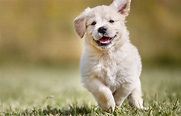
%> input picture dogimg.jpg, 181 x 116 px
$ octave exp1.m   (GNU Octave 9; MATLAB toolbox functions it lacks are replaced by stand-ins)
%> lines starting %> are read from the running program, lines starting %| are printed output that depends on the picture
img1 = imread('dogimg.jpg');
%> img1 is the input picture: size 116x181x3 uint8; mean R, G, B 160.2, 146.5, 106.9
subplot(2,4,1),imshow(img1),title('Image 1')
grayimage=rgb2gray(img1);
subplot(2,4,2),imshow(grayimage),title('Gray Image')
img2=imread('imgexp4.jpg');
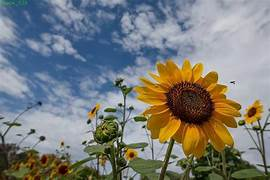
%> input picture imgexp4.jpg, 270 x 180 px
%> img2 is the input picture: size 180x270x3 uint8; mean R, G, B 121.8, 124.6, 123.1
subplot(2,4,3),imshow(img2),title('Image 2')
i_re1=imresize(img1,[500,500]);
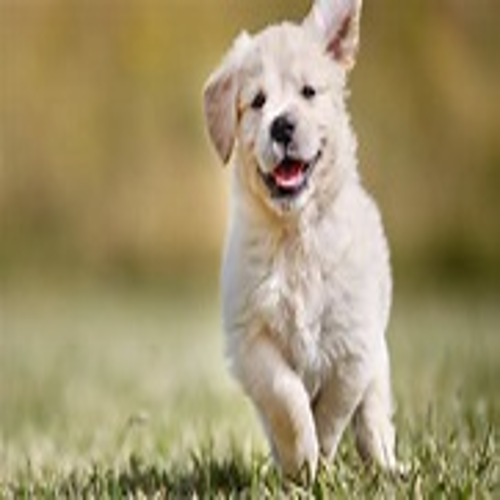
%> i_re1: size 500x500x3 uint8; mean R, G, B 160.2, 146.5, 106.9
i_re2=imresize(img2,[500,500]);
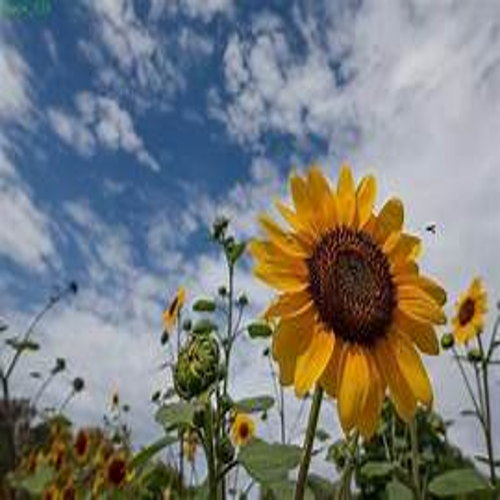
%> i_re2: size 500x500x3 uint8; mean R, G, B 121.8, 124.6, 123.1
add=(i_re1+i_re2);
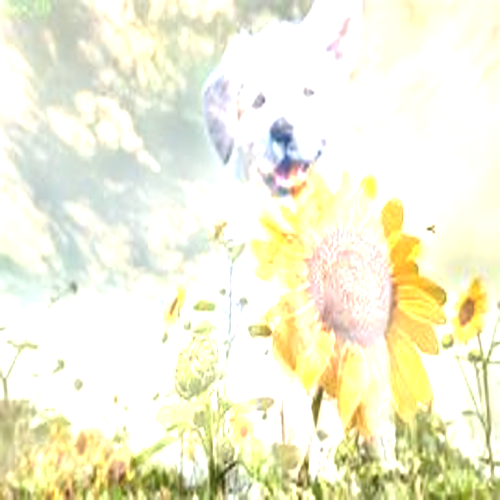
%> add: size 500x500x3 uint8; mean R, G, B 241.5, 240.8, 214.5
subplot(2,4,4),imshow(add),title('Addition')
sub=(i_re1-i_re2);
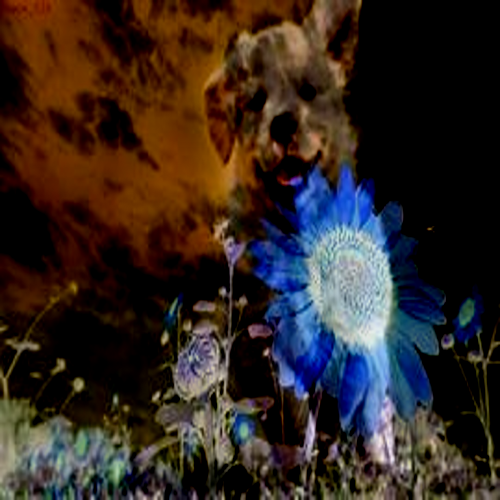
%> sub: size 500x500x3 uint8; mean R, G, B 51.2, 39.5, 34.1
subplot(2,4,5),imshow(sub),title('subtract')
mul=(i_re1.*i_re2);
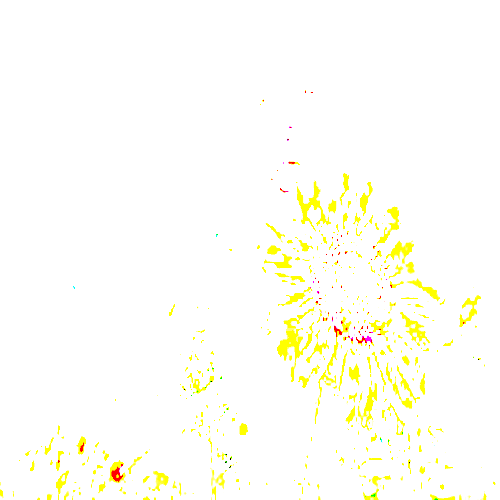
%> mul: size 500x500x3 uint8; mean R, G, B 254.9, 254.6, 245.7
subplot(2,4,6),imshow(mul),title('Multiplication')
div=(i_re1./i_re2);
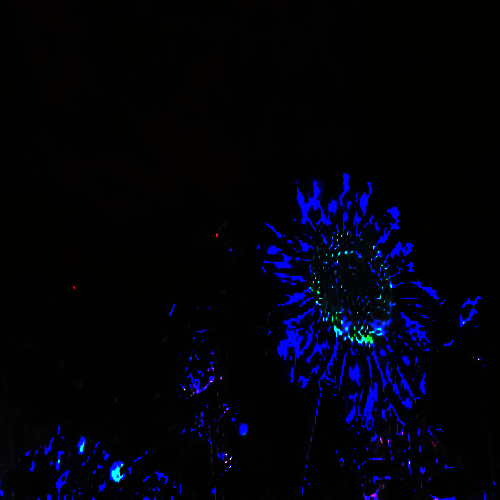
%> div: size 500x500x3 uint8; mean R, G, B 1.9, 2.3, 12
subplot(2,4,7),imshow(div),title('Division')
sgtitle('Arthimetic operations')
